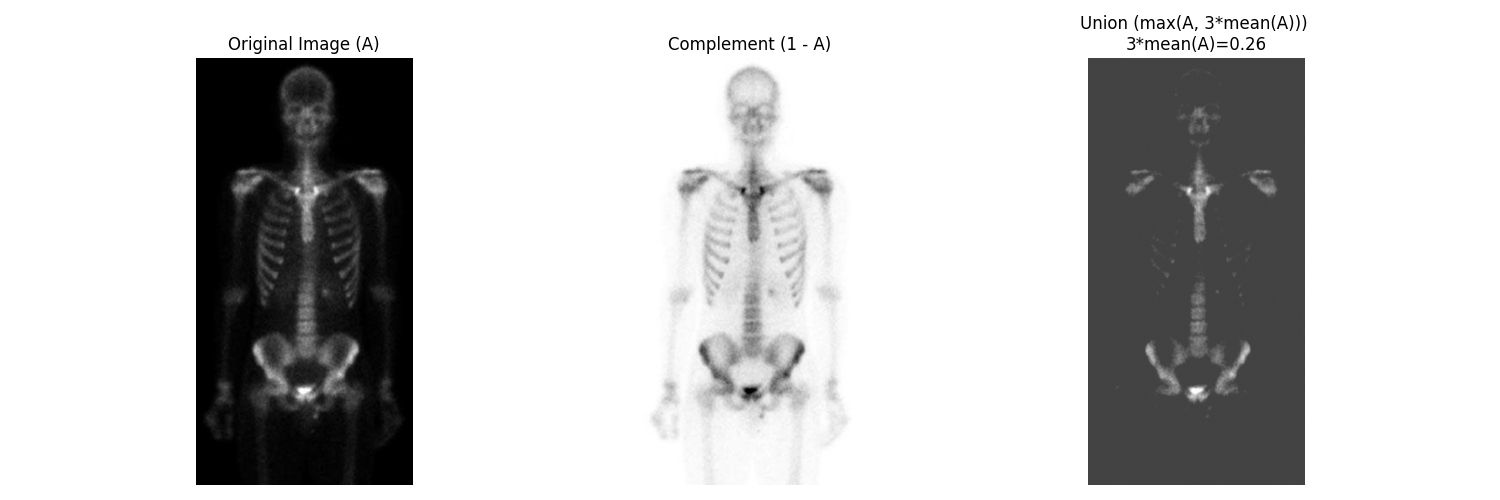

Source code (Python):
import numpy as np
import matplotlib.pyplot as plt
from skimage.io import imread
from skimage.util import img_as_float
from libDIPUM.data_path import dip_data

# Data
img_path = dip_data("skeleton.tif")

# Load and convert to double (0-1 float)
A = img_as_float(imread(img_path))

# Negate (Complement)
# An = 1 - A
An = 1.0 - A

# Union (Max) with a constant constant image B
# MATLAB: B = 3*mean2(A)*ones; -> Scalar B = 3 * mean(A)
# union = max(A, B);

B_val = 3 * np.mean(A)
# Ensure B isn't > 1 if we want it to be valid gray level, but typically fuzzy sets are [0,1].
# If 3*mean(A) > 1, the max will be saturated at that value?
# Or just clipped for display?
# Let's perform the math.

# Note: numpy.maximum performs element-wise max.
Union = np.maximum(A, B_val)

# Display
fig, axes = plt.subplots(1, 3, figsize=(15, 5))
axes = axes.flatten()

axes[0].imshow(A, cmap="gray")
axes[0].set_title("Original Image (A)")
axes[0].axis("off")

axes[1].imshow(An, cmap="gray")
axes[1].set_title("Complement (1 - A)")
axes[1].axis("off")

axes[2].imshow(Union, cmap="gray", vmin=0, vmax=1)
axes[2].set_title(f"Union (max(A, 3*mean(A))) \n3*mean(A)={B_val:.2f}")
axes[2].axis("off")

plt.tight_layout()
plt.savefig("Figure236.png")
print("Saved Figure236.png")

plt.show()
